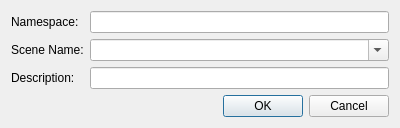
<?xml version="1.0" encoding="UTF-8"?>
<ui version="4.0">
 <class>CreateComponentInfoDialog</class>
 <widget class="QDialog" name="CreateComponentInfoDialog">
  <property name="geometry">
   <rect>
    <x>0</x>
    <y>0</y>
    <width>400</width>
    <height>126</height>
   </rect>
  </property>
  <property name="windowTitle">
   <string>Dialog</string>
  </property>
  <layout class="QFormLayout" name="formLayout">
   <item row="0" column="0">
    <widget class="QLabel" name="ns_label">
     <property name="text">
      <string>Namespace:</string>
     </property>
    </widget>
   </item>
   <item row="0" column="1">
    <widget class="QLineEdit" name="ns_line_edit">
     <property name="readOnly">
      <bool>true</bool>
     </property>
    </widget>
   </item>
   <item row="1" column="0">
    <widget class="QLabel" name="scene_name_label">
     <property name="text">
      <string>Scene Name:</string>
     </property>
    </widget>
   </item>
   <item row="1" column="1">
    <widget class="QComboBox" name="scene_name_combo_box">
     <property name="editable">
      <bool>true</bool>
     </property>
    </widget>
   </item>
   <item row="2" column="0">
    <widget class="QLabel" name="description_label">
     <property name="text">
      <string>Description:</string>
     </property>
    </widget>
   </item>
   <item row="2" column="1">
    <widget class="QLineEdit" name="description_line_edit"/>
   </item>
   <item row="3" column="1">
    <widget class="QDialogButtonBox" name="buttonBox">
     <property name="orientation">
      <enum>Qt::Horizontal</enum>
     </property>
     <property name="standardButtons">
      <set>QDialogButtonBox::Cancel|QDialogButtonBox::Ok</set>
     </property>
    </widget>
   </item>
  </layout>
 </widget>
 <resources/>
 <connections>
  <connection>
   <sender>buttonBox</sender>
   <signal>accepted()</signal>
   <receiver>CreateComponentInfoDialog</receiver>
   <slot>accept()</slot>
   <hints>
    <hint type="sourcelabel">
     <x>248</x>
     <y>254</y>
    </hint>
    <hint type="destinationlabel">
     <x>157</x>
     <y>274</y>
    </hint>
   </hints>
  </connection>
  <connection>
   <sender>buttonBox</sender>
   <signal>rejected()</signal>
   <receiver>CreateComponentInfoDialog</receiver>
   <slot>reject()</slot>
   <hints>
    <hint type="sourcelabel">
     <x>316</x>
     <y>260</y>
    </hint>
    <hint type="destinationlabel">
     <x>286</x>
     <y>274</y>
    </hint>
   </hints>
  </connection>
 </connections>
</ui>
